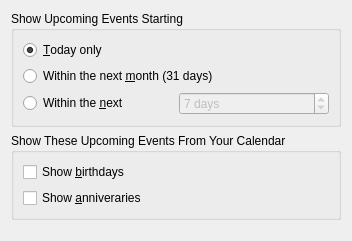
<ui version="4.0" >
 <author>Allen Winter &lt;winter@kde.org></author>
 <comment>Configuration page for the Korganizer Event Summary</comment>
 <class>ApptSummaryConfig_Base</class>
 <widget class="QWidget" name="ApptSummaryConfig_Base" >
  <property name="geometry" >
   <rect>
    <x>0</x>
    <y>0</y>
    <width>352</width>
    <height>241</height>
   </rect>
  </property>
  <property name="windowTitle" >
   <string>Event Summary Configuration</string>
  </property>
  <layout class="QVBoxLayout" name="verticalLayout_2" >
   <item>
    <widget class="QGroupBox" name="mDaysButtonGroup" >
     <property name="title" >
      <string>Show Upcoming Events Starting</string>
     </property>
     <layout class="QGridLayout" name="gridLayout" >
      <item row="0" column="0" colspan="2" >
       <widget class="QRadioButton" name="mDateTodayButton" >
        <property name="text" >
         <string>&amp;Today only</string>
        </property>
        <property name="checked" >
         <bool>true</bool>
        </property>
       </widget>
      </item>
      <item row="1" column="0" colspan="2" >
       <widget class="QRadioButton" name="mDateMonthButton" >
        <property name="text" >
         <string>Within the next &amp;month (31 days)</string>
        </property>
        <property name="checked" >
         <bool>false</bool>
        </property>
       </widget>
      </item>
      <item row="2" column="0" >
       <widget class="QRadioButton" name="mDateRangeButton" >
        <property name="enabled" >
         <bool>true</bool>
        </property>
        <property name="text" >
         <string>Within the &amp;next</string>
        </property>
        <property name="checked" >
         <bool>false</bool>
        </property>
       </widget>
      </item>
      <item row="2" column="1" >
       <widget class="QSpinBox" name="mCustomDays" >
        <property name="enabled" >
         <bool>false</bool>
        </property>
        <property name="specialValueText" >
         <string>1 day</string>
        </property>
        <property name="suffix" >
         <string comment="days to show in summary" > days</string>
        </property>
        <property name="minimum" >
         <number>1</number>
        </property>
        <property name="maximum" >
         <number>365</number>
        </property>
        <property name="singleStep" >
         <number>1</number>
        </property>
        <property name="value" >
         <number>7</number>
        </property>
       </widget>
      </item>
     </layout>
    </widget>
   </item>
   <item>
    <widget class="QGroupBox" name="mShowButtonGroup" >
     <property name="title" >
      <string>Show These Upcoming Events From Your Calendar</string>
     </property>
     <layout class="QVBoxLayout" name="verticalLayout" >
      <item>
       <widget class="QCheckBox" name="mShowBirthdaysFromCal" >
        <property name="toolTip" >
         <string>Show birthdays from your calendar when also using the Birthday resource</string>
        </property>
        <property name="whatsThis" >
         <string>Enable this option to include birthdays from your calendar in the upcoming Events summary. This option is only available if you are using the Birthdays resource in your calendar.</string>
        </property>
        <property name="text" >
         <string>Show &amp;birthdays</string>
        </property>
       </widget>
      </item>
      <item>
       <widget class="QCheckBox" name="mShowAnniversariesFromCal" >
        <property name="toolTip" >
         <string>Shows anniversaries from your calendar when using the Birthdays resource</string>
        </property>
        <property name="whatsThis" >
         <string>Enable this option to include anniversaries from your calendar in the Upcoming Events summary. This option is only available if you are using the Birthdays resource in your calendar.</string>
        </property>
        <property name="text" >
         <string>Show &amp;anniveraries</string>
        </property>
       </widget>
      </item>
     </layout>
    </widget>
   </item>
   <item>
    <spacer name="verticalSpacer" >
     <property name="orientation" >
      <enum>Qt::Vertical</enum>
     </property>
     <property name="sizeHint" stdset="0" >
      <size>
       <width>20</width>
       <height>40</height>
      </size>
     </property>
    </spacer>
   </item>
  </layout>
 </widget>
 <resources/>
 <connections/>
</ui>
